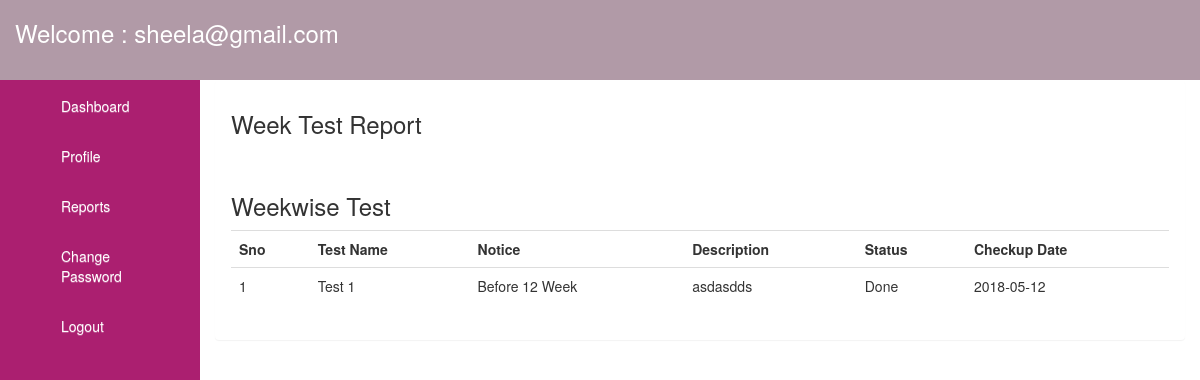
Screenshot of /user/routine.php (signed in) with the database file from the repository.
### tables this page shows
CREATE TABLE IF NOT EXISTS `month_fill` (
  `mfid` int(11) NOT NULL AUTO_INCREMENT,
  `mid` int(11) NOT NULL,
  `tokenid` varchar(100) NOT NULL,
  `mfstatus` varchar(100) NOT NULL,
  `mfdescription` text NOT NULL,
  `mfdate` varchar(100) NOT NULL,
  PRIMARY KEY (`mfid`)
);

CREATE TABLE IF NOT EXISTS `month_test` (
  `mid` int(11) NOT NULL AUTO_INCREMENT,
  `test_name` varchar(100) NOT NULL,
  `description` varchar(100) NOT NULL,
  PRIMARY KEY (`mid`)
);

### user/routine.php (the view)
<?php include('header.php'); ?>
      <?php include('sidebar.php'); ?>
       	<div class="col-md-10" id="righ_section">
       		<div class="panel">
       			<div class="panel-heading">
       				<h3>Week Test Report</h3>
       			</div>
       			<div class="panel-body">
       			<?php
				 $user = $_SESSION['patient_login'];
					  $q ="select tokenid from new_profile where email='$user'";
					  $ex = mysqli_query($con,$q);
					  $r1 = mysqli_fetch_array($ex);
					  $tokenid = $r1['tokenid'];
				?>
       			<h3>Weekwise Test</h3>
      			  	<table class="table">
      			  		<tr>
      			  			<th>Sno</th>
      			  			<th>Test Name</th>
      			  			<th>Notice</th>
      			  			<th>Description</th>
      			  			<th>Status</th>
      			  			<th>Checkup Date</th>
      			  		</tr>
      			  		<?php
						 $qry ="select * from month_fill mf JOIN month_test mt ON mf.mid=mt.mid where tokenid='$tokenid'";
					     $ex = mysqli_query($con,$qry);
						$i=1;
						while($rs = mysqli_fetch_array($ex))
						 {
						?>
      			  		<tr>
      			  			<td><?php echo $i; ?></td>
      			  			<td><?php echo $rs['test_name']; ?></td>
      			  			<td><?php echo $rs['description']; ?></td>
      			  			<td><?php echo $rs['mfdescription']; ?></td>
      			  			<td><?php echo $rs['mfstatus']; ?></td>
      			  			<td><?php echo $rs['mfdate']; ?></td>
      			  		</tr>
      			  		<?php
							$i++;
						 }
						?>
      			  	</table>
       			</div>
       		</div>
       	</div>
<?php include('footer.php'); ?>

### rows the page displays
month_fill: mid.test_name "Test 1", mid.description "Before 12 Week", mfdescription "asdasdds", mfstatus "Done", mfdate "2018-05-12"

### other values shown
$_SESSION['patient_login'] "sheela@gmail.com"
